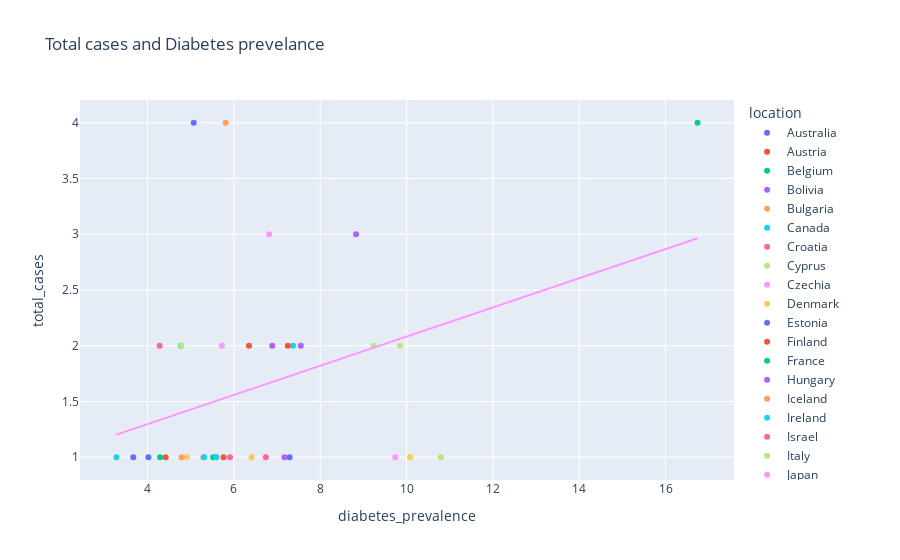

Here is the notebook cell this chart was saved with:
### Code cell
fig = px.scatter(clean_location, x='diabetes_prevalence',y='total_cases', color='location',title='Total cases and Diabetes prevelance', trendline="ols", trendline_scope="overall")
fig.show()

### Figure 1 — Plotly figure (JSON) as saved in the notebook; plotly's stock layout.template omitted (floating-point values rounded to 4 significant figures)
{"data": [{"hovertemplate": "location=Australia<br>diabetes_prevalence=%{x}<br>total_cases=%{y}<extra></extra>", "legendgroup": "Australia", "marker": {"color": "#636efa", "symbol": "circle"}, "mode": "markers", "name": "Australia", "orientation": "v", "showlegend": true, "type": "scatter", "x": [5.07], "xaxis": "x", "y": [4], "yaxis": "y"}, {"hovertemplate": "location=Austria<br>diabetes_prevalence=%{x}<br>total_cases=%{y}<extra></extra>", "legendgroup": "Austria", "marker": {"color": "#EF553B", "symbol": "circle"}, "mode": "markers", "name": "Austria", "orientation": "v", "showlegend": true, "type": "scatter", "x": [6.35], "xaxis": "x", "y": [2], "yaxis": "y"}, {"hovertemplate": "location=Belgium<br>diabetes_prevalence=%{x}<br>total_cases=%{y}<extra></extra>", "legendgroup": "Belgium", "marker": {"color": "#00cc96", "symbol": "circle"}, "mode": "markers", "name": "Belgium", "orientation": "v", "showlegend": true, "type": "scatter", "x": [4.29], "xaxis": "x", "y": [1], "yaxis": "y"}, {"hovertemplate": "location=Bolivia<br>diabetes_prevalence=%{x}<br>total_cases=%{y}<extra></extra>", "legendgroup": "Bolivia", "marker": {"color": "#ab63fa", "symbol": "circle"}, "mode": "markers", "name": "Bolivia", "orientation": "v", "showlegend": true, "type": "scatter", "x": [6.89], "xaxis": "x", "y": [2], "yaxis": "y"}, {"hovertemplate": "location=Bulgaria<br>diabetes_prevalence=%{x}<br>total_cases=%{y}<extra></extra>", "legendgroup": "Bulgaria", "marker": {"color": "#FFA15A", "symbol": "circle"}, "mode": "markers", "name": "Bulgaria", "orientation": "v", "showlegend": true, "type": "scatter", "x": [5.81], "xaxis": "x", "y": [4], "yaxis": "y"}, {"hovertemplate": "location=Canada<br>diabetes_prevalence=%{x}<br>total_cases=%{y}<extra></extra>", "legendgroup": "Canada", "marker": {"color": "#19d3f3", "symbol": "circle"}, "mode": "markers", "name": "Canada", "orientation": "v", "showlegend": true, "type": "scatter", "x": [7.37], "xaxis": "x", "y": [2], "yaxis": "y"}, {"hovertemplate": "location=Croatia<br>diabetes_prevalence=%{x}<br>total_cases=%{y}<extra></extra>", "legendgroup": "Croatia", "marker": {"color": "#FF6692", "symbol": "circle"}, "mode": "markers", "name": "Croatia", "orientation": "v", "showlegend": true, "type": "scatter", "x": [5.59], "xaxis": "x", "y": [1], "yaxis": "y"}, {"hovertemplate": "location=Cyprus<br>diabetes_prevalence=%{x}<br>total_cases=%{y}<extra></extra>", "legendgroup": "Cyprus", "marker": {"color": "#B6E880", "symbol": "circle"}, "mode": "markers", "name": "Cyprus", "orientation": "v", "showlegend": true, "type": "scatter", "x": [9.24], "xaxis": "x", "y": [2], "yaxis": "y"}, {"hovertemplate": "location=Czechia<br>diabetes_prevalence=%{x}<br>total_cases=%{y}<extra></extra>", "legendgroup": "Czechia", "marker": {"color": "#FF97FF", "symbol": "circle"}, "mode": "markers", "name": "Czechia", "orientation": "v", "showlegend": true, "type": "scatter", "x": [6.82], "xaxis": "x", "y": [3], "yaxis": "y"}, {"hovertemplate": "location=Denmark<br>diabetes_prevalence=%{x}<br>total_cases=%{y}<extra></extra>", "legendgroup": "Denmark", "marker": {"color": "#FECB52", "symbol": "circle"}, "mode": "markers", "name": "Denmark", "orientation": "v", "showlegend": true, "type": "scatter", "x": [6.41], "xaxis": "x", "y": [1], "yaxis": "y"}, {"hovertemplate": "location=Estonia<br>diabetes_prevalence=%{x}<br>total_cases=%{y}<extra></extra>", "legendgroup": "Estonia", "marker": {"color": "#636efa", "symbol": "circle"}, "mode": "markers", "name": "Estonia", "orientation": "v", "showlegend": true, "type": "scatter", "x": [4.02], "xaxis": "x", "y": [1], "yaxis": "y"}, {"hovertemplate": "location=Finland<br>diabetes_prevalence=%{x}<br>total_cases=%{y}<extra></extra>", "legendgroup": "Finland", "marker": {"color": "#EF553B", "symbol": "circle"}, "mode": "markers", "name": "Finland", "orientation": "v", "showlegend": true, "type": "scatter", "x": [5.76], "xaxis": "x", "y": [1], "yaxis": "y"}, {"hovertemplate": "location=France<br>diabetes_prevalence=%{x}<br>total_cases=%{y}<extra></extra>", "legendgroup": "France", "marker": {"color": "#00cc96", "symbol": "circle"}, "mode": "markers", "name": "France", "orientation": "v", "showlegend": true, "type": "scatter", "x": [4.77], "xaxis": "x", "y": [2], "yaxis": "y"}, {"hovertemplate": "location=Hungary<br>diabetes_prevalence=%{x}<br>total_cases=%{y}<extra></extra>", "legendgroup": "Hungary", "marker": {"color": "#ab63fa", "symbol": "circle"}, "mode": "markers", "name": "Hungary", "orientation": "v", "showlegend": true, "type": "scatter", "x": [7.55], "xaxis": "x", "y": [2], "yaxis": "y"}, {"hovertemplate": "location=Iceland<br>diabetes_prevalence=%{x}<br>total_cases=%{y}<extra></extra>", "legendgroup": "Iceland", "marker": {"color": "#FFA15A", "symbol": "circle"}, "mode": "markers", "name": "Iceland", "orientation": "v", "showlegend": true, "type": "scatter", "x": [5.31], "xaxis": "x", "y": [1], "yaxis": "y"}, {"hovertemplate": "location=Ireland<br>diabetes_prevalence=%{x}<br>total_cases=%{y}<extra></extra>", "legendgroup": "Ireland", "marker": {"color": "#19d3f3", "symbol": "circle"}, "mode": "markers", "name": "Ireland", "orientation": "v", "showlegend": true, "type": "scatter", "x": [3.28], "xaxis": "x", "y": [1], "yaxis": "y"}, {"hovertemplate": "location=Israel<br>diabetes_prevalence=%{x}<br>total_cases=%{y}<extra></extra>", "legendgroup": "Israel", "marker": {"color": "#FF6692", "symbol": "circle"}, "mode": "markers", "name": "Israel", "orientation": "v", "showlegend": true, "type": "scatter", "x": [6.74], "xaxis": "x", "y": [1], "yaxis": "y"}, {"hovertemplate": "location=Italy<br>diabetes_prevalence=%{x}<br>total_cases=%{y}<extra></extra>", "legendgroup": "Italy", "marker": {"color": "#B6E880", "symbol": "circle"}, "mode": "markers", "name": "Italy", "orientation": "v", "showlegend": true, "type": "scatter", "x": [4.78], "xaxis": "x", "y": [2], "yaxis": "y"}, {"hovertemplate": "location=Japan<br>diabetes_prevalence=%{x}<br>total_cases=%{y}<extra></extra>", "legendgroup": "Japan", "marker": {"color": "#FF97FF", "symbol": "circle"}, "mode": "markers", "name": "Japan", "orientation": "v", "showlegend": true, "type": "scatter", "x": [5.72], "xaxis": "x", "y": [2], "yaxis": "y"}, {"hovertemplate": "location=Latvia<br>diabetes_prevalence=%{x}<br>total_cases=%{y}<extra></extra>", "legendgroup": "Latvia", "marker": {"color": "#FECB52", "symbol": "circle"}, "mode": "markers", "name": "Latvia", "orientation": "v", "showlegend": true, "type": "scatter", "x": [4.91], "xaxis": "x", "y": [1], "yaxis": "y"}, {"hovertemplate": "location=Lithuania<br>diabetes_prevalence=%{x}<br>total_cases=%{y}<extra></extra>", "legendgroup": "Lithuania", "marker": {"color": "#636efa", "symbol": "circle"}, "mode": "markers", "name": "Lithuania", "orientation": "v", "showlegend": true, "type": "scatter", "x": [3.67], "xaxis": "x", "y": [1], "yaxis": "y"}, {"hovertemplate": "location=Luxembourg<br>diabetes_prevalence=%{x}<br>total_cases=%{y}<extra></extra>", "legendgroup": "Luxembourg", "marker": {"color": "#EF553B", "symbol": "circle"}, "mode": "markers", "name": "Luxembourg", "orientation": "v", "showlegend": true, "type": "scatter", "x": [4.42], "xaxis": "x", "y": [1], "yaxis": "y"}, {"hovertemplate": "location=Malaysia<br>diabetes_prevalence=%{x}<br>total_cases=%{y}<extra></extra>", "legendgroup": "Malaysia", "marker": {"color": "#00cc96", "symbol": "circle"}, "mode": "markers", "name": "Malaysia", "orientation": "v", "showlegend": true, "type": "scatter", "x": [16.74], "xaxis": "x", "y": [4], "yaxis": "y"}, {"hovertemplate": "location=Malta<br>diabetes_prevalence=%{x}<br>total_cases=%{y}<extra></extra>", "legendgroup": "Malta", "marker": {"color": "#ab63fa", "symbol": "circle"}, "mode": "markers", "name": "Malta", "orientation": "v", "showlegend": true, "type": "scatter", "x": [8.83], "xaxis": "x", "y": [3], "yaxis": "y"}, {"hovertemplate": "location=Netherlands<br>diabetes_prevalence=%{x}<br>total_cases=%{y}<extra></extra>", "legendgroup": "Netherlands", "marker": {"color": "#FFA15A", "symbol": "circle"}, "mode": "markers", "name": "Netherlands", "orientation": "v", "showlegend": true, "type": "scatter", "x": [5.29], "xaxis": "x", "y": [1], "yaxis": "y"}, {"hovertemplate": "location=Norway<br>diabetes_prevalence=%{x}<br>total_cases=%{y}<extra></extra>", "legendgroup": "Norway", "marker": {"color": "#19d3f3", "symbol": "circle"}, "mode": "markers", "name": "Norway", "orientation": "v", "showlegend": true, "type": "scatter", "x": [5.31], "xaxis": "x", "y": [1], "yaxis": "y"}, {"hovertemplate": "location=Poland<br>diabetes_prevalence=%{x}<br>total_cases=%{y}<extra></extra>", "legendgroup": "Poland", "marker": {"color": "#FF6692", "symbol": "circle"}, "mode": "markers", "name": "Poland", "orientation": "v", "showlegend": true, "type": "scatter", "x": [5.91], "xaxis": "x", "y": [1], "yaxis": "y"}, {"hovertemplate": "location=Portugal<br>diabetes_prevalence=%{x}<br>total_cases=%{y}<extra></extra>", "legendgroup": "Portugal", "marker": {"color": "#B6E880", "symbol": "circle"}, "mode": "markers", "name": "Portugal", "orientation": "v", "showlegend": true, "type": "scatter", "x": [9.85], "xaxis": "x", "y": [2], "yaxis": "y"}, {"hovertemplate": "location=Romania<br>diabetes_prevalence=%{x}<br>total_cases=%{y}<extra></extra>", "legendgroup": "Romania", "marker": {"color": "#FF97FF", "symbol": "circle"}, "mode": "markers", "name": "Romania", "orientation": "v", "showlegend": true, "type": "scatter", "x": [9.74], "xaxis": "x", "y": [1], "yaxis": "y"}, {"hovertemplate": "location=Serbia<br>diabetes_prevalence=%{x}<br>total_cases=%{y}<extra></extra>", "legendgroup": "Serbia", "marker": {"color": "#FECB52", "symbol": "circle"}, "mode": "markers", "name": "Serbia", "orientation": "v", "showlegend": true, "type": "scatter", "x": [10.08], "xaxis": "x", "y": [1], "yaxis": "y"}, {"hovertemplate": "location=Slovakia<br>diabetes_prevalence=%{x}<br>total_cases=%{y}<extra></extra>", "legendgroup": "Slovakia", "marker": {"color": "#636efa", "symbol": "circle"}, "mode": "markers", "name": "Slovakia", "orientation": "v", "showlegend": true, "type": "scatter", "x": [7.29], "xaxis": "x", "y": [1], "yaxis": "y"}, {"hovertemplate": "location=Slovenia<br>diabetes_prevalence=%{x}<br>total_cases=%{y}<extra></extra>", "legendgroup": "Slovenia", "marker": {"color": "#EF553B", "symbol": "circle"}, "mode": "markers", "name": "Slovenia", "orientation": "v", "showlegend": true, "type": "scatter", "x": [7.25], "xaxis": "x", "y": [2], "yaxis": "y"}, {"hovertemplate": "location=South Africa<br>diabetes_prevalence=%{x}<br>total_cases=%{y}<extra></extra>", "legendgroup": "South Africa", "marker": {"color": "#00cc96", "symbol": "circle"}, "mode": "markers", "name": "South Africa", "orientation": "v", "showlegend": true, "type": "scatter", "x": [5.52], "xaxis": "x", "y": [1], "yaxis": "y"}, {"hovertemplate": "location=Spain<br>diabetes_prevalence=%{x}<br>total_cases=%{y}<extra></extra>", "legendgroup": "Spain", "marker": {"color": "#ab63fa", "symbol": "circle"}, "mode": "markers", "name": "Spain", "orientation": "v", "showlegend": true, "type": "scatter", "x": [7.17], "xaxis": "x", "y": [1], "yaxis": "y"}, {"hovertemplate": "location=Sweden<br>diabetes_prevalence=%{x}<br>total_cases=%{y}<extra></extra>", "legendgroup": "Sweden", "marker": {"color": "#FFA15A", "symbol": "circle"}, "mode": "markers", "name": "Sweden", "orientation": "v", "showlegend": true, "type": "scatter", "x": [4.79], "xaxis": "x", "y": [1], "yaxis": "y"}, {"hovertemplate": "location=Switzerland<br>diabetes_prevalence=%{x}<br>total_cases=%{y}<extra></extra>", "legendgroup": "Switzerland", "marker": {"color": "#19d3f3", "symbol": "circle"}, "mode": "markers", "name": "Switzerland", "orientation": "v", "showlegend": true, "type": "scatter", "x": [5.59], "xaxis": "x", "y": [1], "yaxis": "y"}, {"hovertemplate": "location=United Kingdom<br>diabetes_prevalence=%{x}<br>total_cases=%{y}<extra></extra>", "legendgroup": "United Kingdom", "marker": {"color": "#FF6692", "symbol": "circle"}, "mode": "markers", "name": "United Kingdom", "orientation": "v", "showlegend": true, "type": "scatter", "x": [4.28], "xaxis": "x", "y": [2], "yaxis": "y"}, {"hovertemplate": "location=United States<br>diabetes_prevalence=%{x}<br>total_cases=%{y}<extra></extra>", "legendgroup": "United States", "marker": {"color": "#B6E880", "symbol": "circle"}, "mode": "markers", "name": "United States", "orientation": "v", "showlegend": true, "type": "scatter", "x": [10.79], "xaxis": "x", "y": [1], "yaxis": "y"}, {"hovertemplate": "<b>OLS trendline</b><br>total_cases = 0.130899 * diabetes_prevalence + 0.773158<br>R<sup>2</sup>=0.130807<br><br>diabetes_prevalence=%{x}<br>total_cases=%{y} <b>(trend)</b><extra></extra>", "legendgroup": "Overall Trendline", "line": {"color": "#FF97FF"}, "mode": "lines", "name": "Overall Trendline", "showlegend": true, "type": "scatter", "x": [3.28, 3.67, 4.02, 4.28, 4.29, 4.42, 4.77, 4.78, 4.79, 4.91, 5.07, 5.29, 5.31, 5.31, 5.52, 5.59, 5.59, 5.72, 5.76, 5.81, 5.91, 6.35, 6.41, 6.74, 6.82, 6.89, 7.17, 7.25, 7.29, 7.37, 7.55, 8.83, 9.24, 9.74, 9.85, 10.08, 10.79, 16.74], "xaxis": "x", "y": [1.203, 1.254, 1.299, 1.333, 1.335, 1.352, 1.398, 1.399, 1.4, 1.416, 1.437, 1.466, 1.468, 1.468, 1.496, 1.505, 1.505, 1.522, 1.527, 1.534, 1.547, 1.604, 1.612, 1.655, 1.666, 1.675, 1.712, 1.722, 1.727, 1.738, 1.761, 1.929, 1.983, 2.048, 2.063, 2.093, 2.186, 2.964], "yaxis": "y"}], "layout": {"legend": {"title": {"text": "location"}, "tracegroupgap": 0}, "title": {"text": "Total cases and Diabetes prevelance"}, "xaxis": {"anchor": "y", "domain": [0, 1], "title": {"text": "diabetes_prevalence"}}, "yaxis": {"anchor": "x", "domain": [0, 1], "title": {"text": "total_cases"}}}}
